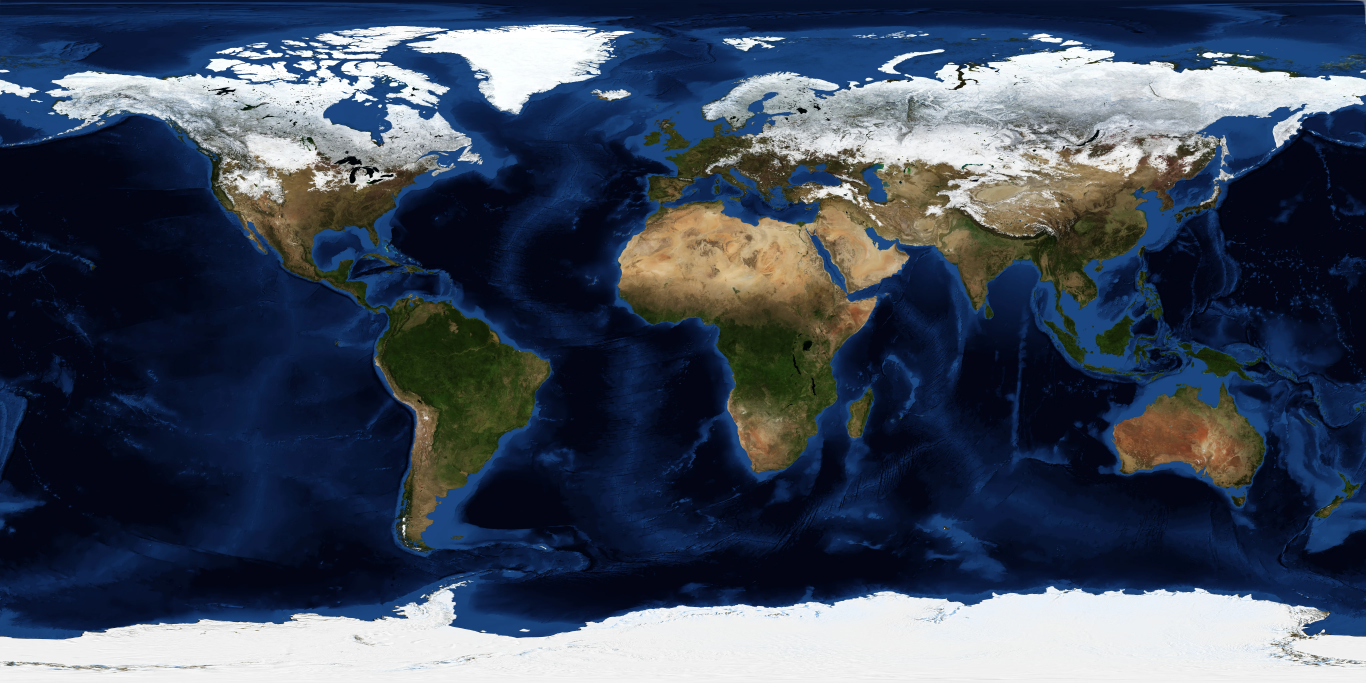
#> input picture web/assets/earth.webp, 8192 x 4096 px (shown at 1/6 size); its folder holds only this picture in this run
$ python make_globe_biomes.py --source ../web/assets/earth.webp
#> lines starting #> are read from the running program, lines starting #| are printed output that depends on the picture
"""One-time asset prep: simplified biome raster for the cartographic globe.

Owner feedback ("i doubt that africa is that green"): the globe's land was
one uniform sage tint — the Sahara rendered as green as the Congo. This
script bakes a SIMPLIFIED biome base layer so deserts read as warm sand,
vegetated zones as our sage family and tundra/ice as pale — soft and
low-contrast, in the CARTO palette family (web/road-styles.js), explicitly
NOT a satellite look (that is what the Hybrid view is for).

Source data / provenance / license
----------------------------------
  Natural Earth II, 1:50m shaded-relief raster (NE2_50M_SR, 10800x5400 TIFF),
  https://naciscdn.org/naturalearth/50m/raster/NE2_50M_SR.zip
  (the CDN behind naturalearthdata.com downloads; verified 2026-08).
  Natural Earth is explicitly PUBLIC DOMAIN: "All versions of Natural Earth
  raster + vector map data found on this website are in the public domain."
  — https://www.naturalearthdata.com/about/terms-of-use/
  No attribution is required; we credit Natural Earth in the app's
  attribution line anyway (the geo layers already come from it).

What it produces
----------------
  web/assets/globe-biomes.webp        2048x1024 equirectangular, light theme
  web/assets/globe-biomes-dark.webp   same, remapped to the dark palette

  Both are drawn by web/globe.js as the LAND BASE of the cartographic sphere
  texture, clipped to our own Natural Earth country polygons (so coastlines
  stay our crisp vector shapes); water fill, lakes, rivers, borders and
  urban smudges keep being drawn on top exactly as before. If the asset is
  missing the globe falls back to the flat palette tint.

Remap approach (Pillow channel ops only — no numpy in the venv)
---------------------------------------------------------------
  NE2's own colouring is the classifier; no landcover shapefiles needed:
    vegetation index  = G - R   (tan deserts negative, vegetation +25..+50)
    pale (ice/tundra) = bright AND unsaturated (min channel high, max-min low)
  The index lerps warm sand -> sage; the pale mask overrides toward a pale
  paper tint; NE2's near-white ocean falls into the same pale bucket, which
  keeps any coastal fringe (raster coast vs. our vector coast) quiet. A
  gentle blur first simplifies the source, and NE2's baked relief luminance
  is folded back in at low strength so mountain massifs stay legible.

Run:  .venv/bin/python tools/make_globe_biomes.py [--source path/to/NE2.tif]
      (downloads + caches the 41 MB zip in the system temp dir if no source
      is given; runs fully offline afterwards)
"""
import argparse
import io
import os
import sys
import tempfile
import urllib.request
import zipfile

from PIL import Image, ImageChops, ImageFilter

NE2_URL = "https://naciscdn.org/naturalearth/50m/raster/NE2_50M_SR.zip"
NE2_TIF = "NE2_50M_SR/NE2_50M_SR.tif"
OUT_W, OUT_H = 2048, 1024
MAX_BYTES = 500_000            # hard budget per asset, from the task brief

# Palette anchors, CARTO family (web/road-styles.js). Deserts sit with the
# farmland/barren tints, vegetation with the forest/globeLand sage, pale with
# the glacier tint. Deliberately soft: biome variation must read as texture
# under the vector layers, never compete with them.
LIGHT = {"sand": (230, 220, 187), "sage": (185, 205, 170), "pale": (233, 235, 228)}
DARK = {"sand": (61, 54, 39), "sage": (41, 51, 31), "pale": (54, 59, 57)}


def load_source(source: str | None) -> Image.Image:
#> called with source = '../web/assets/earth.webp'
    Image.MAX_IMAGE_PIXELS = None            # the TIFF is 58 MP, and trusted
    if source:
        return Image.open(source).convert("RGB")
#> returned value is the input picture: PIL image 8192x4096 RGB; mean R, G, B 64.2, 74.8, 91.9
    cache = os.path.join(tempfile.gettempdir(), "ne2_50m_sr.zip")
    if not os.path.exists(cache):
        print(f"downloading {NE2_URL} -> {cache}")
        urllib.request.urlretrieve(NE2_URL, cache)
    with zipfile.ZipFile(cache) as z:
        data = z.read(NE2_TIF)
    return Image.open(io.BytesIO(data)).convert("RGB")


def masks(im: Image.Image) -> tuple[Image.Image, Image.Image]:
    """(vegetation 0..255, pale 0/255-ish) from NE2's own colouring."""
    r, g, b = im.split()
    # veg01 = clamp((G - R + 10) / 55): Sahara ~0, Congo/Scandinavia ~0.9,
    # France ~0.6, savanna ~0.25 — probed against the source TIFF.
    veg = ImageChops.subtract(g, r, scale=55 / 255, offset=46)
    mn = ImageChops.darker(ImageChops.darker(r, g), b)
    mx = ImageChops.lighter(ImageChops.lighter(r, g), b)
    # Bright AND unsaturated: Greenland/Antarctica/high Alps yes, bright
    # Arabian sand no (its max-min spread is above the cut).
    bright = mn.point(lambda v: 255 if v > 208 else 0)
    unsat = ImageChops.subtract(mx, mn).point(lambda v: 255 if v < 22 else 0)
    pale = ImageChops.multiply(bright, unsat).filter(ImageFilter.GaussianBlur(1.2))
    return veg, pale


def remap(im: Image.Image, palette: dict, relief_strength: float) -> Image.Image:
    veg, pale = masks(im)
    flat = lambda color: Image.new("RGB", im.size, color)
    out = Image.composite(flat(palette["sage"]), flat(palette["sand"]), veg)
    out = Image.composite(flat(palette["pale"]), out, pale)
    # NE2's baked shaded relief, folded back in gently: overlay() around the
    # 128 midpoint, so lowlands stay put and massifs darken a touch.
    relief = im.convert("L").point(
        lambda v: max(96, min(150, int(128 + (v - 196) * 0.45))))
    shaded = ImageChops.overlay(out, Image.merge("RGB", (relief,) * 3))
    return Image.blend(out, shaded, relief_strength)


def main() -> None:
    parser = argparse.ArgumentParser(description=__doc__.splitlines()[0])
    parser.add_argument("--source", help="existing NE2_50M_SR TIFF (skips download)")
    parser.add_argument("--out-dir", default=os.path.join(
        os.path.dirname(os.path.dirname(os.path.abspath(__file__))), "web", "assets"))
    args = parser.parse_args()

    src = load_source(args.source)
    # Downscale first (all the per-pixel work then runs on 2 MP, not 58 MP),
    # then a soft blur: "really simplified" is the brief — the biome layer is
    # an undertone, not imagery.
    small = src.resize((OUT_W, OUT_H), Image.LANCZOS).filter(
        ImageFilter.GaussianBlur(1.0))

    for name, palette, relief in (
        ("globe-biomes.webp", LIGHT, 0.35),
        # Weaker relief in the dark: the dark palette has little headroom and
        # strong shading there reads as blotches, not mountains.
        ("globe-biomes-dark.webp", DARK, 0.22),
    ):
        out = remap(small, palette, relief)
        path = os.path.join(args.out_dir, name)
        out.save(path, "WEBP", quality=76, method=6)
        size = os.path.getsize(path)
        print(f"{path}: {size} bytes")
        if size > MAX_BYTES:
            sys.exit(f"{name} is {size} B — over the {MAX_BYTES} B budget")
#> this loop made 2 passes
#> pass 1, in masks, `r, g, b = im.split()`:
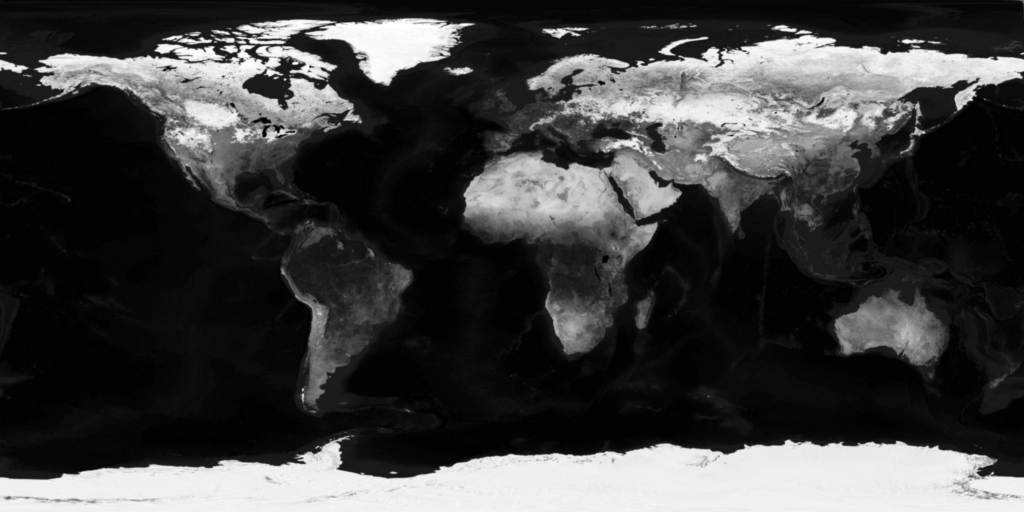
#> r: PIL image 2048x1024 L (shown at 1/2 size); min 0, max 255, mean 63.9
#> pass 1, in masks, `r, g, b = im.split()`:
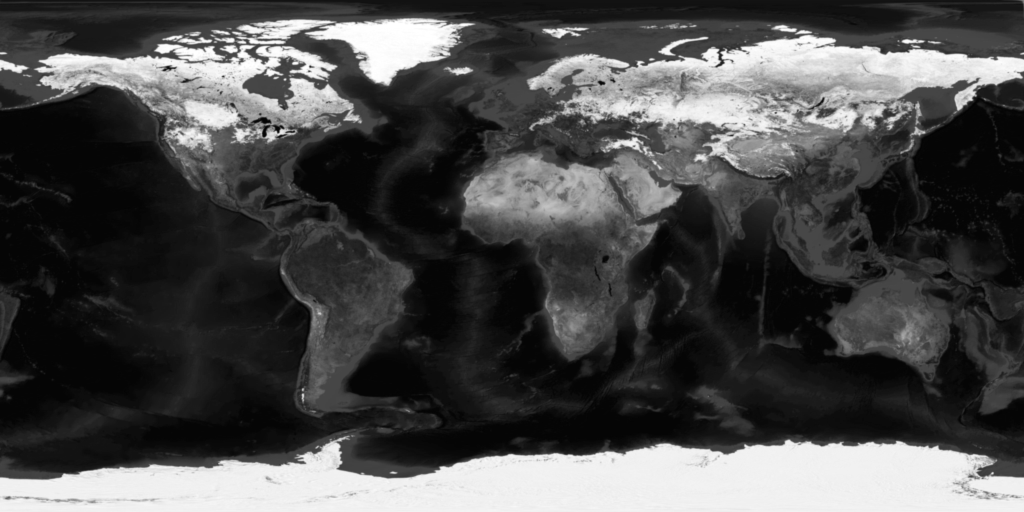
#> g: PIL image 2048x1024 L (shown at 1/2 size); min 2, max 255, mean 74.6
#> pass 1, in masks, `r, g, b = im.split()`:
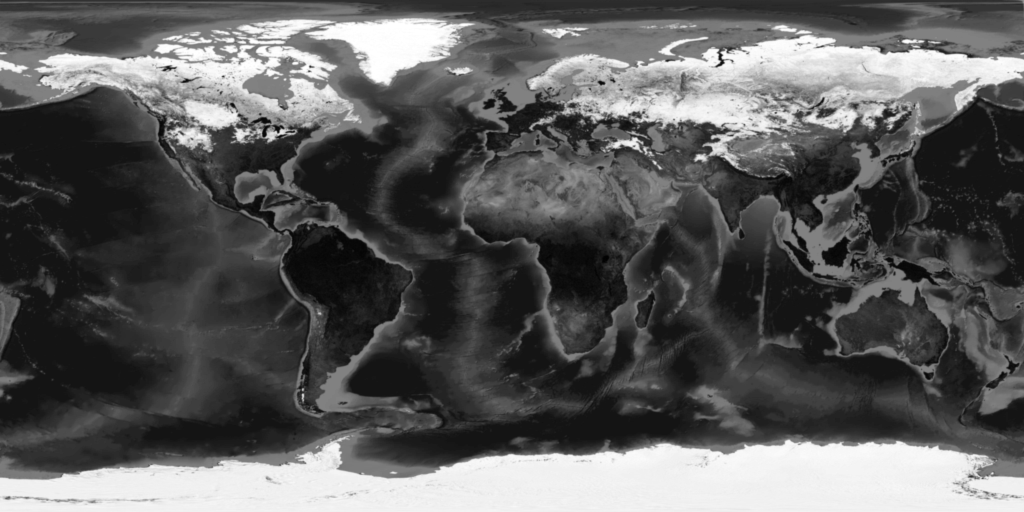
#> b: PIL image 2048x1024 L (shown at 1/2 size); min 0, max 255, mean 91.6
#> pass 1, in masks, `veg = ImageChops.subtract(g, r, scale=55 / 255, offset=46)`:
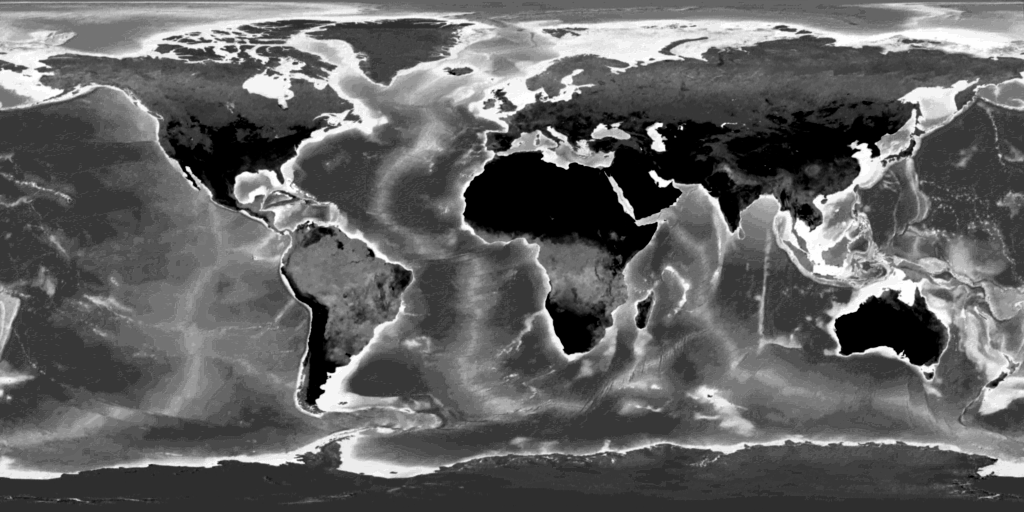
#> veg: PIL image 2048x1024 L (shown at 1/2 size); min 0, max 255, mean 99.1
#> after the loop:
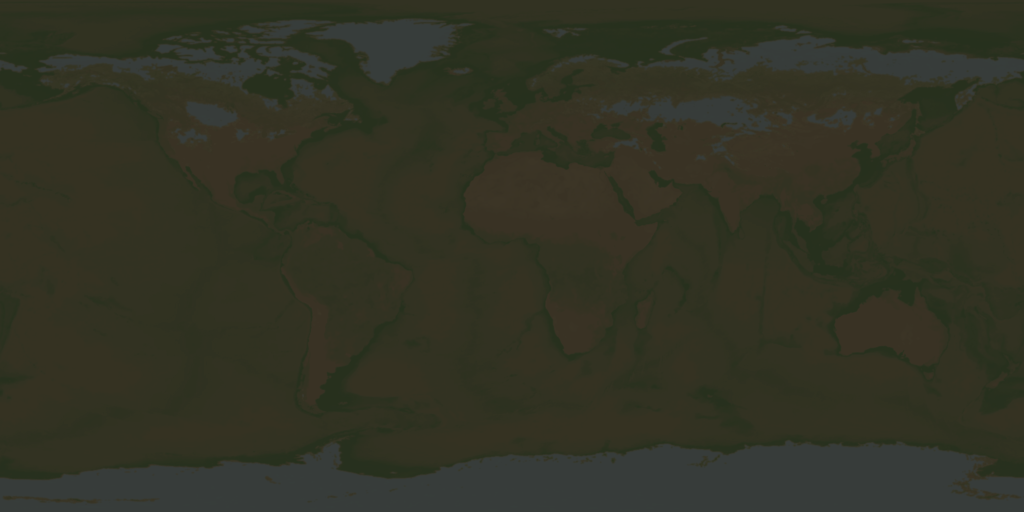
#> out: PIL image 2048x1024 RGB (shown at 1/2 size); mean R, G, B 50.2, 51.3, 37


if __name__ == "__main__":
    main()
